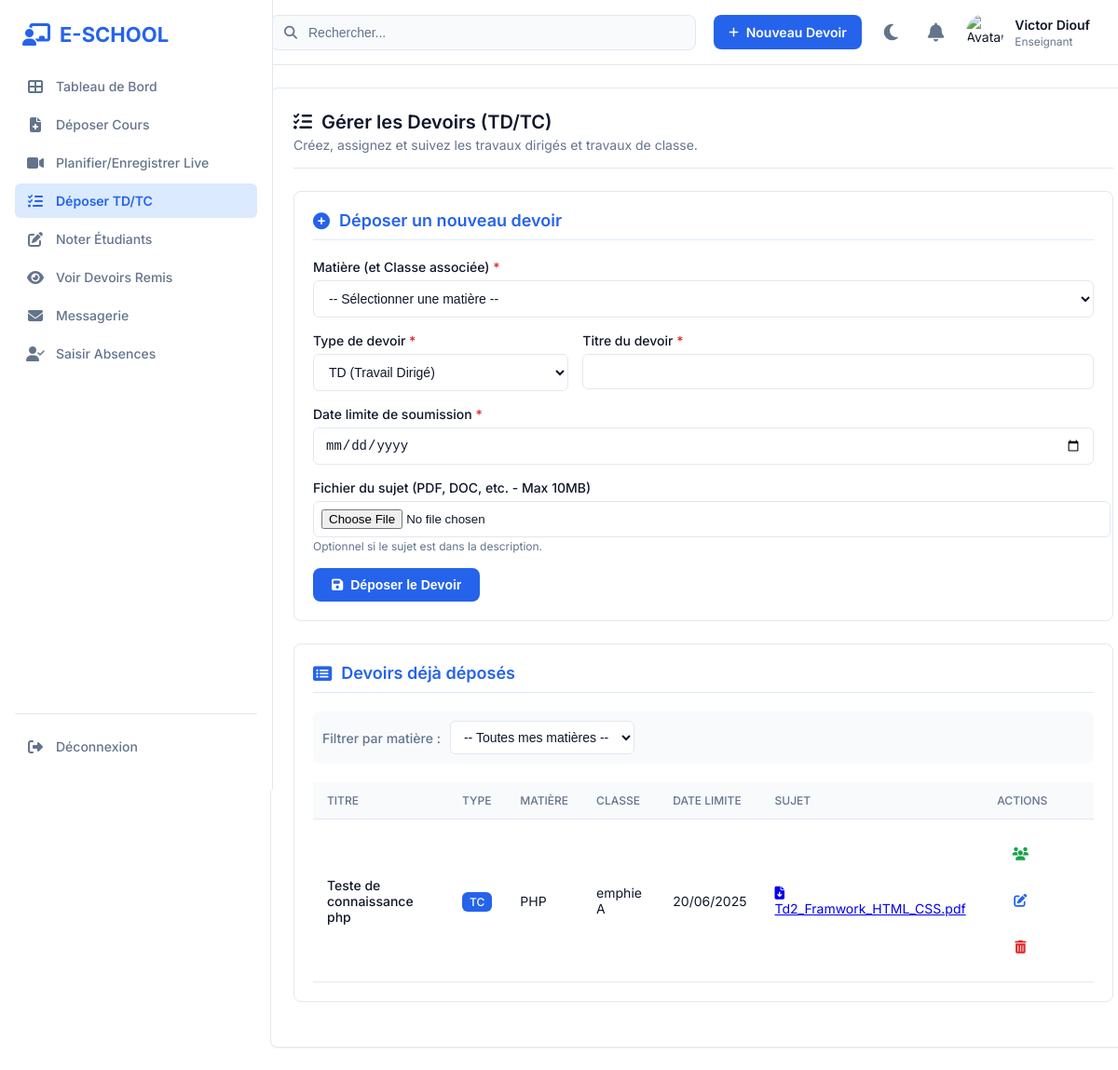
/dashboard/enseignant/deposer_td.php, run on the app's committed database.
### tables this page shows
CREATE TABLE IF NOT EXISTS `utilisateurs` (
  `id` int NOT NULL AUTO_INCREMENT,
  `nom` varchar(100) DEFAULT NULL,
  `prenom` varchar(100) DEFAULT NULL,
  `email` varchar(100) DEFAULT NULL,
  `mot_de_passe` varchar(255) DEFAULT NULL,
  `role` enum('admin','etudiant','enseignant') DEFAULT NULL,
  `photo` varchar(255) DEFAULT NULL,
  `date_inscription` datetime DEFAULT CURRENT_TIMESTAMP,
  PRIMARY KEY (`id`),
  UNIQUE KEY `email` (`email`)
);

CREATE TABLE IF NOT EXISTS `devoirs` (
  `id` int NOT NULL AUTO_INCREMENT,
  `id_matiere` int DEFAULT NULL,
  `id_enseignant` int DEFAULT NULL,
  `type` enum('TD','TC') DEFAULT NULL,
  `titre` varchar(255) DEFAULT NULL,
  `fichier` varchar(255) DEFAULT NULL,
  `date_depot` date DEFAULT NULL,
  `date_limite` date DEFAULT NULL,
  PRIMARY KEY (`id`),
  KEY `id_matiere` (`id_matiere`),
  KEY `id_enseignant` (`id_enseignant`)
);

CREATE TABLE IF NOT EXISTS `matieres` (
  `id` int NOT NULL AUTO_INCREMENT,
  `nom_matiere` varchar(100) DEFAULT NULL,
  `code_matiere` varchar(20) DEFAULT NULL,
  `id_enseignant` int DEFAULT NULL,
  `id_classe` int DEFAULT NULL,
  PRIMARY KEY (`id`),
  KEY `id_enseignant` (`id_enseignant`),
  KEY `id_classe` (`id_classe`)
);

CREATE TABLE IF NOT EXISTS `classes` (
  `id` int NOT NULL AUTO_INCREMENT,
  `nom_classe` varchar(100) DEFAULT NULL,
  `niveau` varchar(50) DEFAULT NULL,
  `id_filiere` int DEFAULT NULL,
  PRIMARY KEY (`id`),
  KEY `id_filiere` (`id_filiere`)
);

### dashboard/enseignant/deposer_td.php (the view, shortened to what this page needs)
<?php
$database = new Database();
$conn = $database->connect();
function get_enseignant_info_for_devoirs($db_conn, $id_enseignant_table) {
    $stmt = $db_conn->prepare("SELECT u.nom, u.prenom, u.photo FROM enseignants ens JOIN utilisateurs u ON ens.id_utilisateur = u.id WHERE ens.id = :id_enseignant");
    $stmt->bindParam(':id_enseignant', $id_enseignant_table, PDO::PARAM_INT);
    $stmt->execute();
    return $stmt->fetch(PDO::FETCH_ASSOC);
}
function get_devoirs_deposes_par_enseignant($db_conn, $id_enseignant, $id_matiere_filter = null) {
    $sql = "SELECT d.id, d.titre, d.type, d.fichier, d.date_depot, d.date_limite, m.nom_matiere, c.nom_classe
            FROM devoirs d
            JOIN matieres m ON d.id_matiere = m.id
            JOIN classes c ON m.id_classe = c.id
            WHERE d.id_enseignant = :id_enseignant ";
    $params = [':id_enseignant' => $id_enseignant];
    $sql .= " ORDER BY d.date_depot DESC, d.id DESC";
    $stmt = $db_conn->prepare($sql);
    $stmt->execute($params);
    return $stmt->fetchAll(PDO::FETCH_ASSOC);
}
$enseignant_info_page = get_enseignant_info_for_devoirs($conn, SIMULATED_ENSEIGNANT_ID_DEVOIRS);
$enseignant_avatar = !empty($enseignant_info_page['photo']) ? '../../uploads/profiles/' . htmlspecialchars($enseignant_info_page['photo']) : '../../assets/images/default_avatar_teacher.png';
$enseignant_nom_complet = htmlspecialchars($enseignant_info_page['prenom'] . ' ' . $enseignant_info_page['nom']);
$selected_matiere_id_for_list = isset($_GET['id_matiere_filter']) ? (int)$_GET['id_matiere_filter'] : null;
$devoirs_deposes = get_devoirs_deposes_par_enseignant($conn, SIMULATED_ENSEIGNANT_ID_DEVOIRS, $selected_matiere_id_for_list);
$current_page = basename($_SERVER['PHP_SELF']);
?>
<!DOCTYPE html>
<html lang="fr">
<head>
    <link rel="stylesheet" href="../../assets/css/style.css">
    <link rel="stylesheet" href="https://cdnjs.cloudflare.com/ajax/libs/font-awesome/6.2.0/css/all.min.css">
</head>
<body>
    <div class="dashboard-container">
         <aside class="sidebar">
            <div class="sidebar-logo"><i class="fas fa-chalkboard-teacher logo-icon"></i> E-SCHOOL</div>
            <nav class="sidebar-nav">
                <ul>
                    <li><a href="index.php"><i class="fas fa-th-large"></i> Tableau de Bord</a></li>
                    <li><a href="deposer_cours.php"><i class="fas fa-file-medical"></i> Déposer Cours</a></li>
                    <li><a href="enregistrer_cours.php"><i class="fas fa-video"></i> Planifier/Enregistrer Live</a></li>
                    <li><a href="deposer_td.php" class="<?php echo ($current_page == 'deposer_td.php') ? 'active' : ''; ?>"><i class="fas fa-tasks"></i> Déposer TD/TC</a></li>
                    <li><a href="noter_etudiants.php"><i class="fas fa-edit"></i> Noter Étudiants</a></li>
                    <li><a href="voir_devoirs.php"><i class="fas fa-eye"></i> Voir Devoirs Remis</a></li>
                    <li><a href="messagerie.php"><i class="fas fa-envelope"></i> Messagerie</a></li>
                    <li><a href="saisie_absences.php"><i class="fas fa-user-check"></i> Saisir Absences</a></li>
                </ul>
            </nav>
            <div class="sidebar-nav logout-link"><ul><li><a href="../../logout.php"><i class="fas fa-sign-out-alt"></i> Déconnexion</a></li></ul></div>
        </aside>
        <div class="main-wrapper">
            <header class="top-bar">
                <div class="search-bar"><i class="fas fa-search"></i><input type="text" placeholder="Rechercher..."></div>
                <div class="top-bar-actions">
                    <a href="deposer_td.php" class="btn-add-new"><i class="fas fa-plus"></i> Nouveau Devoir</a>
                    <a href="#" class="icon-btn" id="theme-toggle" title="Changer de thème"><i class="fas fa-moon"></i></a>
                    <a href="#" class="icon-btn" title="Notifications"><i class="fas fa-bell"></i></a>
                    <div class="user-profile-widget">
                        <img src="<?php echo $enseignant_avatar; ?>" alt="Avatar de <?php echo $enseignant_nom_complet; ?>">
                        <div class="user-info"><span class="user-name"><?php echo $enseignant_nom_complet; ?></span><span class="user-role">Enseignant</span></div>
                    </div>
                </div>
            </header>
            <main class="content-area">
                <div class="main-column">
                     <div class="page-container">
                        <div class="page-header">
                            <h2><i class="fas fa-tasks"></i> Gérer les Devoirs (TD/TC)</h2>
                            <p>Créez, assignez et suivez les travaux dirigés et travaux de classe.</p>
                        </div>
                        <div class="form-section-container">
                            <h3><i class="fas fa-plus-circle"></i> Déposer un nouveau devoir</h3>
                            <form action="deposer_td.php<?php echo $selected_matiere_id_for_list ? '?id_matiere_filter='.$selected_matiere_id_for_list : ''; ?>" method="POST" enctype="multipart/form-data">
                                <div class="form-group">
                                    <label for="id_matiere_devoir">Matière (et Classe associée) <span style="color:red;">*</span></label>
                                    <select name="id_matiere_devoir" id="id_matiere_devoir" required>
                                        <option value="">-- Sélectionner une matière --</option>
                                    </select>
                                </div>
                                <div style="display:flex; flex-wrap:wrap; gap: 15px;">
                                    <div class="form-group" style="flex:1; min-width: 200px;">
                                        <label for="type_devoir">Type de devoir <span style="color:red;">*</span></label>
                                        <select name="type_devoir" id="type_devoir" required>
                                            <option value="TD">TD (Travail Dirigé)</option>
                                        </select>
                                    </div>
                                    <div class="form-group" style="flex:2; min-width: 250px;">
                                        <label for="titre_devoir">Titre du devoir <span style="color:red;">*</span></label>
                                        <input type="text" id="titre_devoir" name="titre_devoir" required>
                                    </div>
                                </div>
                                <div class="form-group">
                                    <label for="date_limite_devoir">Date limite de soumission <span style="color:red;">*</span></label>
                                    <input type="date" id="date_limite_devoir" name="date_limite_devoir" required min="<?php echo date('Y-m-d'); ?>">
                                </div>
                                <div class="form-group">
                                    <label for="fichier_devoir">Fichier du sujet (PDF, DOC, etc. - Max 10MB)</label>
                                    <input type="file" id="fichier_devoir" name="fichier_devoir">
                                    <small style="color:var(--text-light); font-size:12px;">Optionnel si le sujet est dans la description.</small>
                                </div>
                                <button type="submit" name="submit_devoir" class="btn-submit-form">
                                    <i class="fas fa-save"></i> Déposer le Devoir
                                </button>
                            </form>
                        </div>
                        <div class="resource-list-container">
                            <h3><i class="fas fa-list-alt"></i> Devoirs déjà déposés</h3>
                            <form method="GET" action="deposer_td.php" class="filter-form">
                                 <div class="form-group" style="display:flex; align-items:center; gap:10px; margin-bottom:0;">
                                    <label for="id_matiere_filter" style="margin-bottom:0;">Filtrer par matière :</label>
                                    <select name="id_matiere_filter" id="id_matiere_filter" onchange="this.form.submit()">
                                        <option value="">-- Toutes mes matières --</option>
                                    </select>
                                </div>
                            </form>
                            <?php if (empty($devoirs_deposes)): ?>
                                <p class="no-data-message">Aucun devoir déposé <?php echo $selected_matiere_id_for_list ? 'pour cette matière' : ''; ?>.</p>
                            <?php else: ?>
                                <table class="devoirs-table">
                                    <thead>
                                        <tr>
                                            <th>Titre</th>
                                            <th>Type</th>
                                            <th>Matière</th>
                                            <th>Classe</th>
                                            <th>Date Limite</th>
                                            <th>Sujet</th>
                                            <th>Actions</th>
                                        </tr>
                                    </thead>
                                    <tbody>
                                        <?php foreach ($devoirs_deposes as $devoir): ?>
                                        <tr>
                                            <td class="devoir-titre"><?php echo htmlspecialchars($devoir['titre']); ?></td>
                                            <td><span class="type-badge <?php echo strtolower($devoir['type']); ?>"><?php echo htmlspecialchars($devoir['type']); ?></span></td>
                                            <td><?php echo htmlspecialchars($devoir['nom_matiere']); ?></td>
                                            <td><?php echo htmlspecialchars($devoir['nom_classe']); ?></td>
                                            <td><?php echo date('d/m/Y', strtotime($devoir['date_limite'])); ?></td>
                                            <td>
                                                <?php if ($devoir['fichier']): ?>
                                                    <a href="../../uploads/devoirs/<?php echo htmlspecialchars($devoir['fichier']); ?>" download title="Télécharger le sujet">
                                                        <i class="fas fa-file-download"></i> <?php echo htmlspecialchars(substr($devoir['fichier'], strpos($devoir['fichier'], "_sujet_") + 7)); ?>
                                                    </a>
                                                <?php else: echo "N/A"; endif; ?>
                                            </td>
                                            <td class="actions-cell">
                                                <a href="voir_devoirs.php?id_devoir=<?php echo $devoir['id']; ?>" class="btn-action-icon btn-view-submissions" title="Voir les soumissions"><i class="fas fa-users"></i></a>
                                                <a href="modifier_td.php?id_devoir=<?php echo $devoir['id']; ?>" class="btn-action-icon btn-edit" title="Modifier ce devoir"><i class="fas fa-edit"></i></a>
                                                <a href="supprimer_td.php?id_devoir=<?php echo $devoir['id']; ?>&id_matiere_filter=<?php echo $selected_matiere_id_for_list; ?>"
                                                   class="btn-action-icon btn-delete" title="Supprimer ce devoir"
                                                   onclick="return confirm('Êtes-vous sûr de vouloir supprimer ce devoir ?');">
                                                   <i class="fas fa-trash-alt"></i>
                                                </a>
                                            </td>
                                        </tr>
                                        <?php endforeach; ?>
                                    </tbody>
                                </table>
                            <?php endif; ?>
                        </div>
                    </div>
                </div>
            </main>
        </div>
    </div>
</body>
</html>

### data on the page
utilisateurs: enseignant_nom_complet "Victor Diouf"
devoirs: titre "Teste de connaissance php", type "TC", id_matiere.nom_matiere "PHP", classes.nom_classe "emphie A", date_limite "20/06/2025", fichier "Td2_Framwork_HTML_CSS.pdf"
